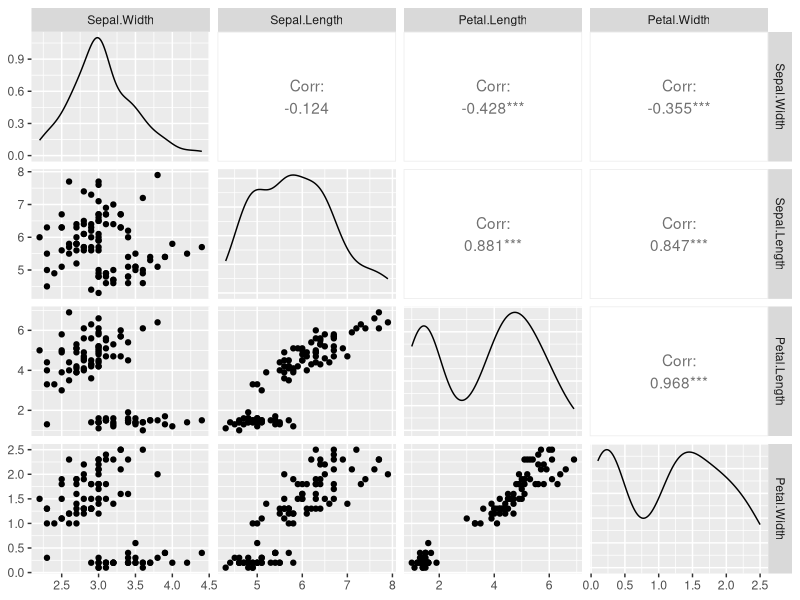
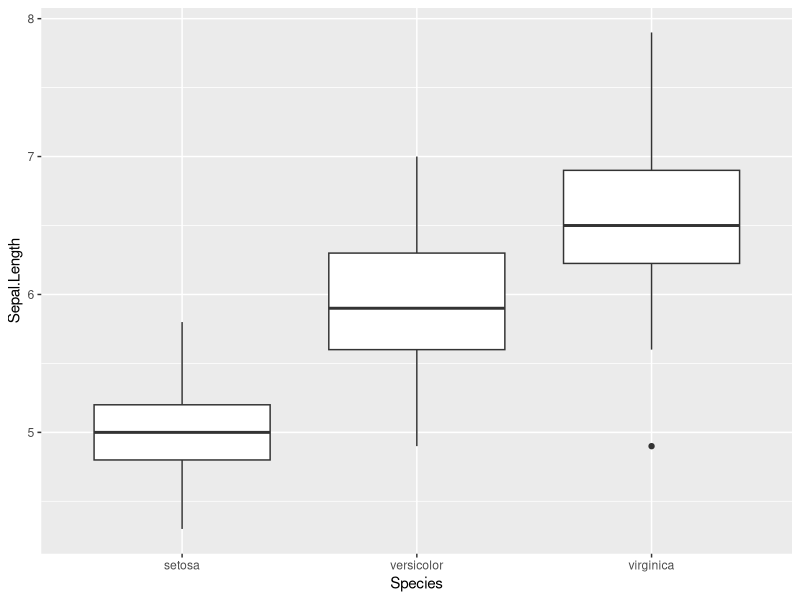
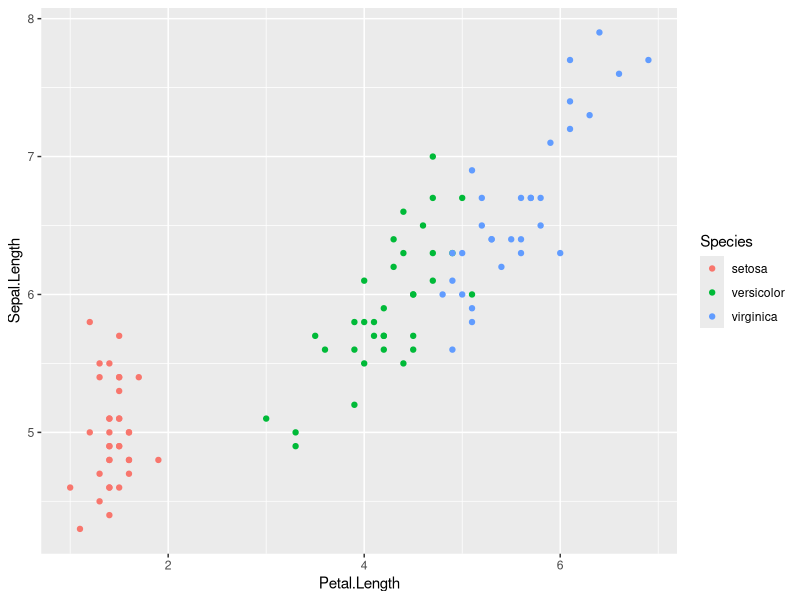
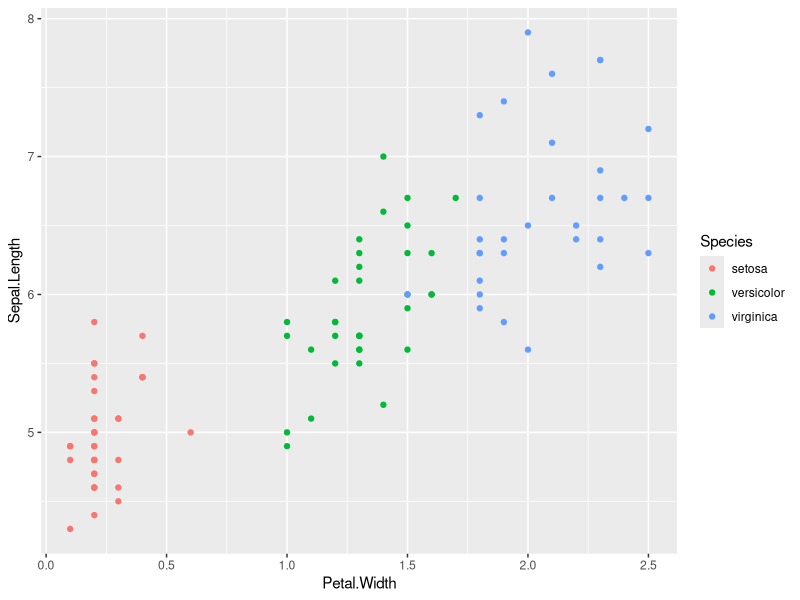
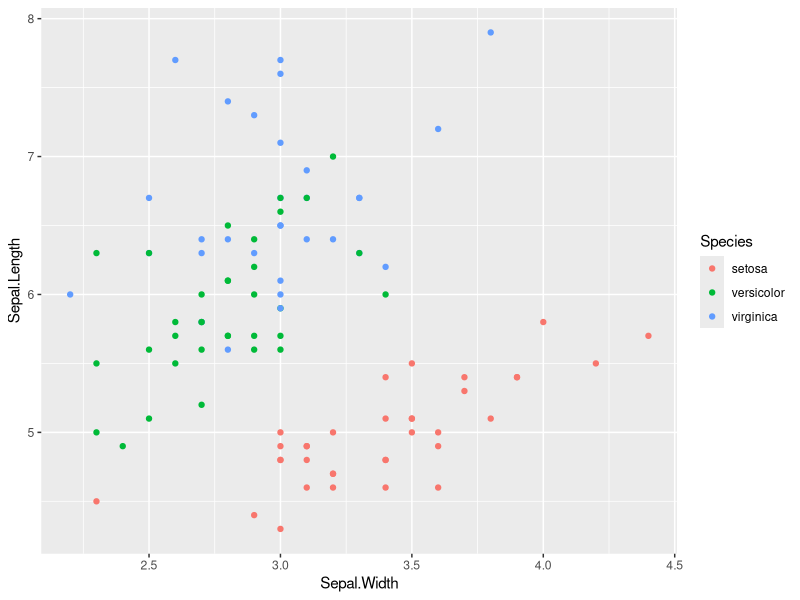
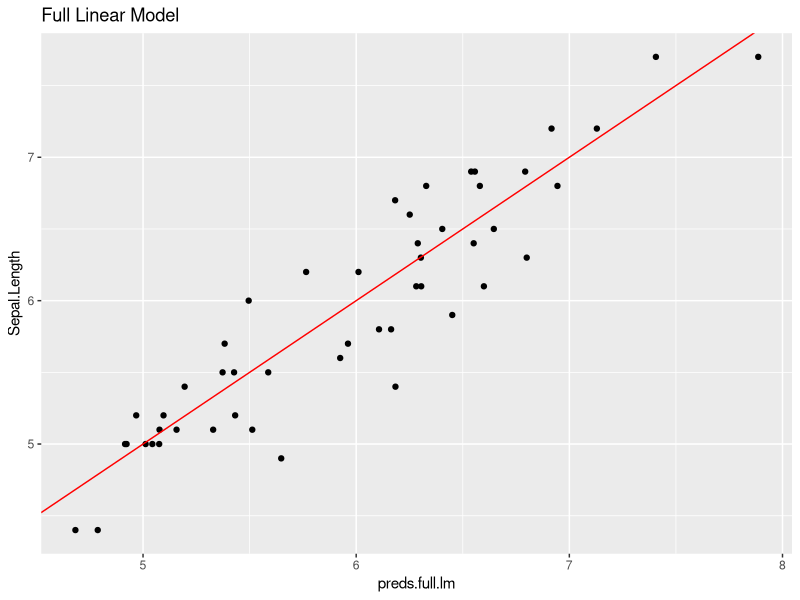
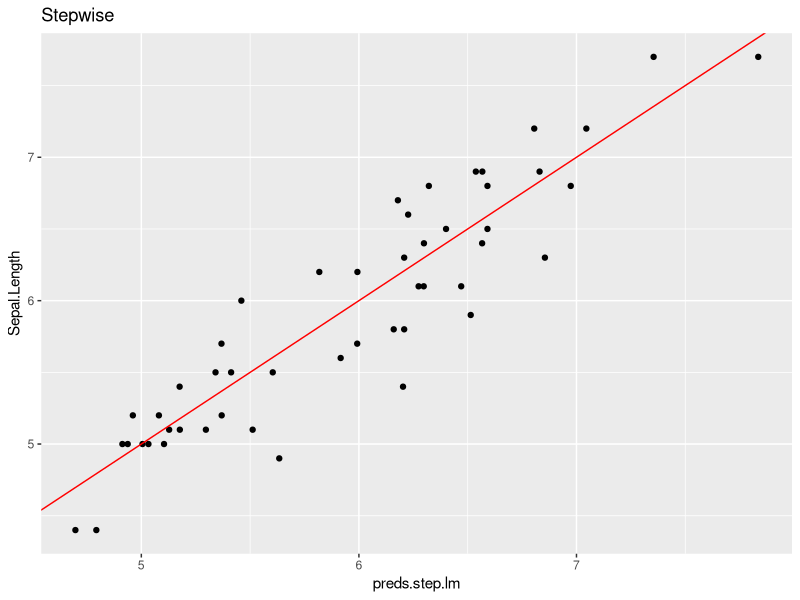
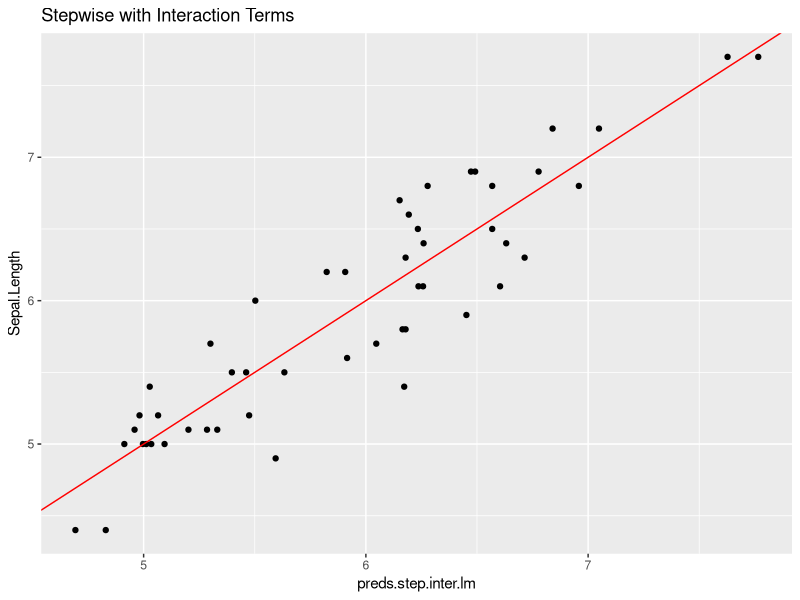

These figures' R source, in order:
# the 'iris' dataset is included with base R
head(iris)
dim(iris)

# good visual images of the variables:
# https://www.math.umd.edu/~petersd/666/html/iris_pca.html
# https://www.snaplogic.com/machine-learning-showcase/iris-flower-classification

# training / test split (no validation set this time)
set.seed(12345)
train.proportion <- 0.67
test.proportion <- 0.33

train.index <- sample(1:nrow(iris), nrow(iris)*train.proportion)
train.data <- iris[train.index,]
test.data <- iris[-train.index,]
dim(train.data)
dim(test.data)

### data exploration ###

# look at the full set of relationships between variables
# install.packages("GGally")
library(GGally)
ggpairs(subset(train.data,select=c(Sepal.Width, Sepal.Length, Petal.Length, Petal.Width)))

# boxplot of Sepal Length vs Species
ggplot(data=iris) +
  geom_boxplot(mapping = aes(x=Species, y=Sepal.Length))

# plot of Sepal Length vs Petal Length for different species
ggplot(data=train.data) + 
  geom_point(mapping = aes(x=Petal.Length, y=Sepal.Length, col=Species))

# plot of Sepal Length vs Petal Width for different species
ggplot(data=train.data) + 
  geom_point(mapping = aes(x=Petal.Width, y=Sepal.Length, col=Species))

# plot of Sepal Length vs Sepal Width for different species
ggplot(data=train.data) + 
  geom_point(mapping = aes(x=Sepal.Width, y=Sepal.Length, col=Species))

# note: there appear to be different relationships between these variables 
# for different species


### Train some models ###

# train a linear model for Petal Length against each predictor individually

# Petal Length as predictor
petal.length.lm <- lm(data = train.data, Sepal.Length ~ Petal.Length)
summary(petal.length.lm)

# Petal Width as predictor
petal.width.lm <- lm(data = train.data, Sepal.Length ~ Petal.Width)
summary(petal.width.lm)

# Sepal Width as predictor
sepal.width.lm <- lm(data = train.data, Sepal.Length ~ Sepal.Width)
summary(sepal.width.lm)
# what does the coefficient mean?

# Species 
species.lm <- lm(data = train.data, Sepal.Length ~ Species)
summary(species.lm)

  # aside: what does a linear model with only categorical predictors actually do?
  species.lm.preds <- predict(species.lm, newdata = train.data)
  table(species.lm.preds)
  
  library(tidyverse)
  train.data %>%
    group_by(Species) %>%
    summarise(avg_length=mean(Sepal.Length))

# Throw everything in together
full.lm <- lm(data=train.data, Sepal.Length ~ .)
summary(full.lm)

# 'stats' should be loaded by default, but if not, load it before running step()
# library(stats)

# backward stepwise regression
step.lm.backward <- step(full.lm, direction = "backward")
summary(step.lm.backward)

# what gets dropped?
# is this what you would expect?

# forward stepwise regression
dummy.lm <- lm(data=train.data, Sepal.Length ~ 1)
step.lm.forward <- step(dummy.lm, direction = "forward",
                        scope=list(lower=dummy.lm, upper=full.lm))
summary(step.lm.forward)

# any difference?


### Feature Engineering ###

# add an interaction term
inter.lm <- lm(data=train.data, Sepal.Length ~ . + Sepal.Width*Species + 
                 Petal.Length*Species + Petal.Width*Species)
summary(inter.lm)

# run stepwise regression again
step.lm.backward.inter <- step(inter.lm, direction="backward")
summary(step.lm.backward.inter)

# what looks like the best model?

# test each model
test.data$preds.full.lm <- predict(full.lm, newdata=test.data)
test.data$preds.step.lm <- predict(step.lm.backward, newdata=test.data)
test.data$preds.step.inter.lm <- predict(step.lm.backward.inter, newdata = test.data)
test.data$preds.petal.length.lm <- predict(petal.length.lm, newdata = test.data)

# R-squared for the test results
cor(test.data$preds.full.lm, test.data$Sepal.Length)^2
cor(test.data$preds.step.lm, test.data$Sepal.Length)^2
cor(test.data$preds.step.inter.lm, test.data$Sepal.Length)^2
cor(test.data$preds.petal.length.lm, test.data$Sepal.Length)^2

# plot actual values vs. predictions for each

ggplot(data=test.data) + 
  geom_point(mapping = aes(x=preds.full.lm, y=Sepal.Length)) + 
  geom_abline(intercept = 0, slope = 1, color = "red") + 
  ggtitle("Full Linear Model")

ggplot(data=test.data) + 
  geom_point(mapping = aes(x=preds.step.lm, y=Sepal.Length)) + 
  geom_abline(intercept = 0, slope = 1, color = "red") + 
  ggtitle("Stepwise")

ggplot(data=test.data) + 
  geom_point(mapping = aes(x=preds.step.inter.lm, y=Sepal.Length)) + 
  geom_abline(intercept = 0, slope = 1, color = "red") + 
  ggtitle("Stepwise with Interaction Terms")

ggplot(data=test.data) + 
  geom_point(mapping = aes(x=preds.petal.length.lm, y=Sepal.Length)) + 
  geom_abline(intercept = 0, slope = 1, color = "red") + 
  ggtitle("Petal Length Only")


